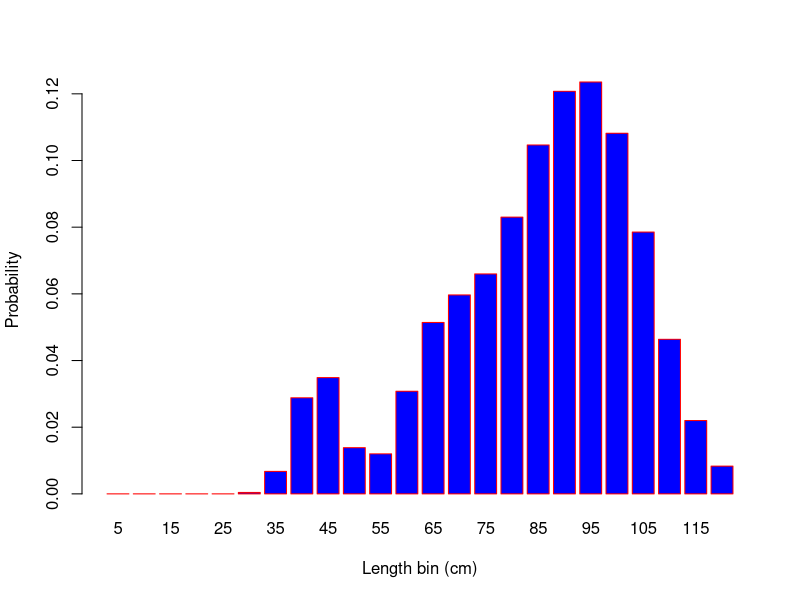
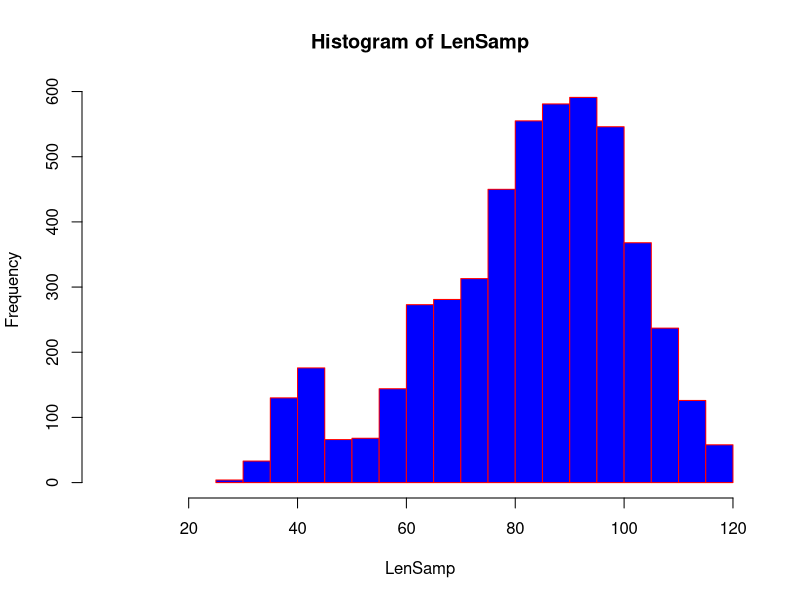

Write the R code that produced these figures, in order.
# This code needs to be explained using Pseudocode

# Parameters
Linf  <- 100
K     <- 0.5
t0    <- -0.1
S     <- 0.8
mu    <- 55
sig   <- 15
CV    <- 0.1

Age   <- 1:20
x     <- seq( from=5, to=120, by=5 )
La    <- Linf * ( 1-exp( -K*( Age-t0 )))
sig_a <- La*CV

Pa    <- S^( Age-1 )/sum( S^( Age-1 ))

sx    <- 1 / ( 1 + exp( -( x-mu )/sig ))

P_x_a <- matrix( nrow=length(x), ncol=length(Age) )
Z     <- vector( length=length(x) )

for( i in 1:length(x) ){
  P_x_a[i,] <- pnorm( x[i]+2.5, mean=La, sd=sig_a ) - 
    pnorm( x[i]-2.5, mean=La, sd=sig_a )
  
  Z[i]      <- sum( Pa * sx[i] * P_x_a[i,] )
}

Z     <- Z / sum( Z )

barplot( height=Z, names=x, col="blue", border="red",
         xlab="Length bin (cm)", ylab="Probability")

LenSamp <- sample(x=x, size=5000, replace=TRUE, prob=Z ) 

hist( LenSamp, xlim=range(x), col="blue", border="red" )
